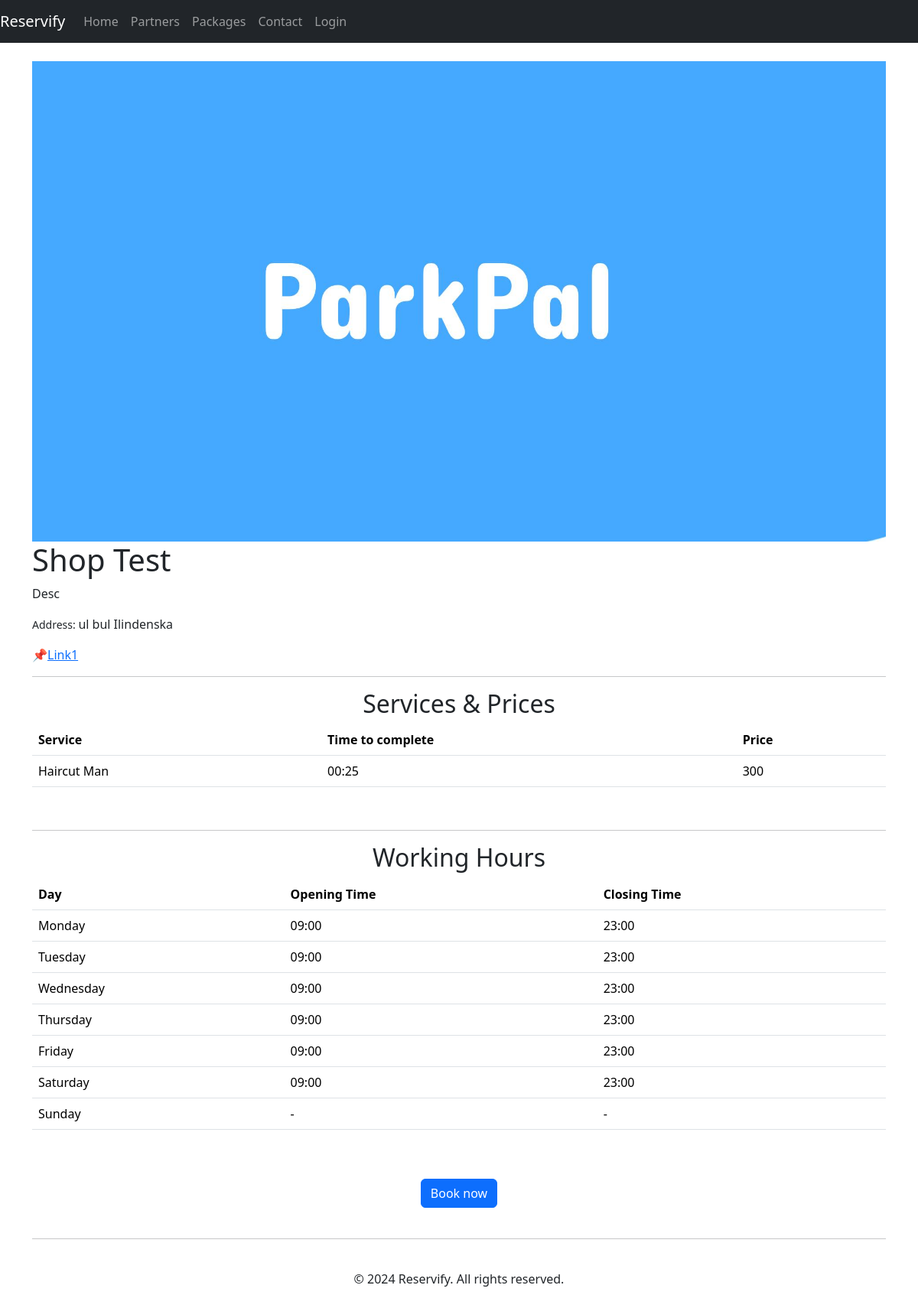
The app's page /shops/shop/5 with its own data.
### shops/models.py (models this page shows, shortened)
class Shop(models.Model):
    name = models.CharField(max_length=200, blank=False)
    description = models.TextField(max_length=250, blank=True, default='')
    location = models.CharField(max_length=150, blank=False, default='')
    location_link = models.CharField(max_length=150, blank=False, default='',
                                     help_text='Google Maps link')
    logo = models.ImageField(upload_to='shop_logos', default='default.jpg', blank=True)
    owner = models.ForeignKey(Account, on_delete=models.CASCADE)

### services/models.py (models this page shows, shortened)
class Service(models.Model):
    shop = models.ForeignKey(Shop, on_delete=models.CASCADE)
    service = models.CharField(max_length=100, default='')
    price = models.PositiveIntegerField(default=0)
    time_to_complete = models.TimeField()
    class Meta:
        unique_together = ('shop', 'service')

### workingtimes/models.py (models this page shows, shortened)
class WorkingTime(models.Model):
    shop = models.ForeignKey(Shop, on_delete=models.CASCADE)
    WEEKDAYS = [
        (1, "Monday"),
        (2, "Tuesday"),
        (3, "Wednesday"),
        (4, "Thursday"),
        (5, "Friday"),
        (6, "Saturday"),
        (7, "Sunday"),
    ]
    day = models.IntegerField(choices=WEEKDAYS, blank=False)
    opens = models.TimeField(default='09:00:00', blank=False, help_text='Example: 09:00:00')
    closes = models.TimeField(default='23:00:00', blank=False, help_text='Example: 23:59:00')
    class Meta:
        ordering = ('day', 'opens')

### shops/views.py (the view)
# urls.py: path('shop/<int:id>', views.shop_details_page, name='shop_details_page'),
def shop_details_page(request, id):
    shop = Shop.objects.get(id=id)
    times = WorkingTime.objects.filter(shop=shop)
    services = Service.objects.filter(shop=shop)
    context = {'shop': shop, 'times': times, 'services': services}
    return render(request, 'shops/shop_details.html', context)

### templates/shops/shop_details.html
{% extends 'base.html' %}
{% load static %}
{% block content %}
<div class="container">
        <br>
        <img src="{{ shop.logo.url }}" alt="Hairstyle Shop" class="img-fluid shop-photo">
        <div class="shop-header">
            <h1>{{ shop.name }}</h1>
        </div>
            <p>
                {{ shop.description }}
            </p>
            <p>
                <small>Address: </small>{{ shop.location }}
            </p>
            <p>
                📌<a href="{{ shop.location_link }}">{{ shop.location_link|truncatechars:64 }}</a>
            </p>
        <hr>
        <div class="services">
            <h2 style="text-align: center;">Services & Prices</h2>
            {% if services %}
                <table class="table">
                <tr>
                    <th>Service</th>
                    <th>Time to complete</th>
                    <th>Price</th>
                </tr>
                {% for serv in services %}
                    <tr>
                        <td>{{ serv.service }}</td>
                        <td>{{ serv.time_to_complete|time:"H:i" }}</td>
                        <td>{{ serv.price }}</td>
                    </tr>
                {% endfor %}
            </table>
            {% else %}
                <h4>Nothing to show right now</h4>
            {% endif %}
        </div>
        <br>
        <hr>
        <div class="working-hours">
            <h2 style="text-align: center;">Working Hours</h2>
            {% if times %}
                <table class="table">
                <tr>
                    <th>Day</th>
                    <th>Opening Time</th>
                    <th>Closing Time</th>
                </tr>
                {% for day in times %}
                    {% if day.opens != day.closes %}
                        <tr>
                            <td>{{ day.get_day_display }}</td>
                            <td>{{ day.opens|date:"H:i"  }}</td>
                            <td>{{ day.closes|date:"H:i"  }}</td>
                        </tr>
                    {% else %}
                        <tr>
                            <td>{{ day.get_day_display }}</td>
                            <td>-</td>
                            <td>-</td>
                        </tr>
                    {% endif %}
                {% endfor %}
            </table>
            {% else %}
                <h4>Nothing to show right now</h4>
            {% endif %}
        </div>
        <br>
        {% if services %}
            <div class="text-center py-4">
                <a href="{% url 'book_appointment_page' shop.id %}" class="btn btn-primary">Book now</a>
            </div>
        {% endif %}
    <hr>
    </div>
{% endblock content %}

### records on screen
Shop: logo (picture), name "Shop Test", description "Desc", location "ul bul Ilindenska", location_link "Link1"
Service: service "Haircut Man", time_to_complete "00:25", price "300"
WorkingTime: day "Monday", opens "09:00", closes "23:00"
WorkingTime: day "Tuesday", opens "09:00", closes "23:00"
WorkingTime: day "Wednesday", opens "09:00", closes "23:00"
WorkingTime: day "Thursday", opens "09:00", closes "23:00"
WorkingTime: day "Friday", opens "09:00", closes "23:00"
WorkingTime: day "Saturday", opens "09:00", closes "23:00"
WorkingTime: day "Sunday"
